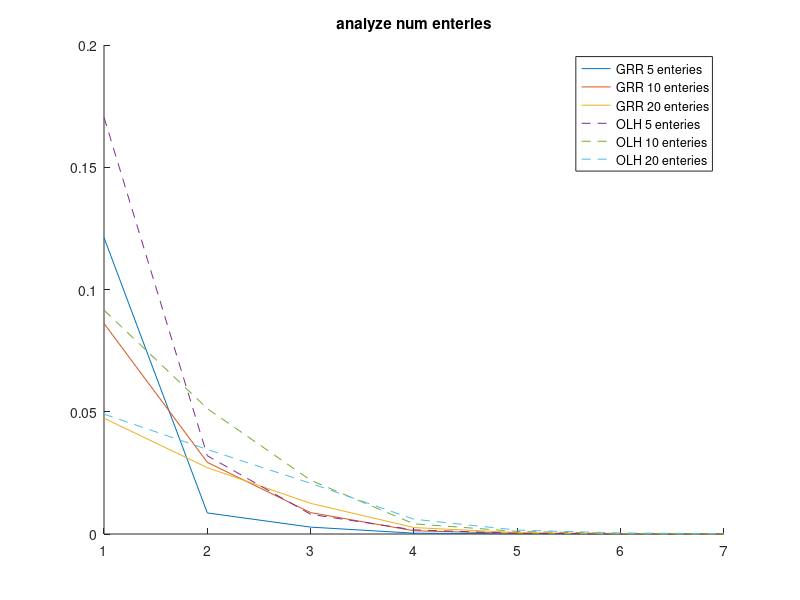

This chart was generated by the following MATLAB code:
clc
clear
load("GRR_f_est_epsilon_phoenix_100_5EE_V2.mat")
f_hat(size(all_f_est,1),size(all_f_est,2),size(all_f_est,3))=0;
for k=1:size(all_f_est,4)
    for i=1:size(all_f_est,1)
        for j=1:size(all_f_est,2)
            for e=1:size(all_f_est,3)
                f_hat(i,j,e)=f_hat(i,j,e)+all_f_est(i,j,e,k);
            end
        end
    end
end
f_hat=f_hat/size(all_f_est,4);
for e=1:size(all_f_est,3)
    for i=1:size(all_f_est,1)
        f_hat(i,:,e)=abs(f_hat(i,:,e))/(sum(abs(f_hat(i,:,e))));
    end
end
f_true_bar(size(all_f_est,1),size(all_f_est,2),size(all_f_est,3))=0;
for k=1:size(all_f_est,4)
    for i=1:size(all_f_est,1)
        for j=1:size(all_f_est,2)
            for e=1:size(all_f_est,3)
                f_true_bar(i,j,e)=f_true_bar(i,j,e)+all_f_truth(i,j,e,k);
            end
        end
    end
end
f_true_bar=f_true_bar/size(all_f_est,4);
for e=1:size(all_f_est,3)
    for i=1:size(all_f_est,1)
        f_true_bar(i,:,e)=(f_true_bar(i,:,e))/(sum(((f_true_bar(i,:,e)))));
    end
end
S(1,size(all_f_est,3))=0;
for e=1:size(all_f_est,3)
    for i=1:size(all_f_est,1)
        for j=1:size(all_f_est,2)
            S(1,e)=S(1,e)+(f_true_bar(i,j,e)-f_hat(i,j,e)).^2;
            f_true_bar(i,j,e)
            f_hat(i,j,e)
        end
    end
end
S=S/(size(f_est,1)*size(f_est,2));
figure(4)
clf
hold on
plot(S)
load("GRR_f_est_epsilon_phoenix_100_10EE_V2.mat")
f_hat(size(all_f_est,1),size(all_f_est,2),size(all_f_est,3))=0;
for k=1:size(all_f_est,4)
    for i=1:size(all_f_est,1)
        for j=1:size(all_f_est,2)
            for e=1:size(all_f_est,3)
                f_hat(i,j,e)=f_hat(i,j,e)+all_f_est(i,j,e,k);
            end
        end
    end
end
f_hat=f_hat/size(all_f_est,4);
for e=1:size(all_f_est,3)
    for i=1:size(all_f_est,1)
        f_hat(i,:,e)=abs(f_hat(i,:,e))/(sum(abs(f_hat(i,:,e))));
    end
end
f_true_bar(size(all_f_est,1),size(all_f_est,2),size(all_f_est,3))=0;
for k=1:size(all_f_est,4)
    for i=1:size(all_f_est,1)
        for j=1:size(all_f_est,2)
            for e=1:size(all_f_est,3)
                f_true_bar(i,j,e)=f_true_bar(i,j,e)+all_f_truth(i,j,e,k);
            end
        end
    end
end
f_true_bar=f_true_bar/size(all_f_est,4);
for e=1:size(all_f_est,3)
    for i=1:size(all_f_est,1)
        f_true_bar(i,:,e)=(f_true_bar(i,:,e))/(sum(((f_true_bar(i,:,e)))));
    end
end
S(1,size(all_f_est,3))=0;
for e=1:size(all_f_est,3)
    for i=1:size(all_f_est,1)
        for j=1:size(all_f_est,2)
            S(1,e)=S(1,e)+(f_true_bar(i,j,e)-f_hat(i,j,e)).^2;
            f_true_bar(i,j,e)
            f_hat(i,j,e)
        end
    end
end
S=S/(size(f_est,1)*size(f_est,2));
plot(S)
load("GRR_f_est_epsilon_phoenix_100_20EE_V2.mat")
f_hat(size(all_f_est,1),size(all_f_est,2),size(all_f_est,3))=0;
for k=1:size(all_f_est,4)
    for i=1:size(all_f_est,1)
        for j=1:size(all_f_est,2)
            for e=1:size(all_f_est,3)
                f_hat(i,j,e)=f_hat(i,j,e)+all_f_est(i,j,e,k);
            end
        end
    end
end
f_hat=f_hat/size(all_f_est,4);
for e=1:size(all_f_est,3)
    for i=1:size(all_f_est,1)
        f_hat(i,:,e)=abs(f_hat(i,:,e))/(sum(abs(f_hat(i,:,e))));
    end
end
f_true_bar(size(all_f_est,1),size(all_f_est,2),size(all_f_est,3))=0;
for k=1:size(all_f_est,4)
    for i=1:size(all_f_est,1)
        for j=1:size(all_f_est,2)
            for e=1:size(all_f_est,3)
                f_true_bar(i,j,e)=f_true_bar(i,j,e)+all_f_truth(i,j,e,k);
            end
        end
    end
end
f_true_bar=f_true_bar/size(all_f_est,4);
for e=1:size(all_f_est,3)
    for i=1:size(all_f_est,1)
        f_true_bar(i,:,e)=(f_true_bar(i,:,e))/(sum(((f_true_bar(i,:,e)))));
    end
end
S(1,size(all_f_est,3))=0;
for e=1:size(all_f_est,3)
    for i=1:size(all_f_est,1)
        for j=1:size(all_f_est,2)
            S(1,e)=S(1,e)+(f_true_bar(i,j,e)-f_hat(i,j,e)).^2;
            f_true_bar(i,j,e)
            f_hat(i,j,e)
        end
    end
end
S=S/(size(f_est,1)*size(f_est,2));
plot(S)
%finished GRR


load("OLH_f_est_epsilon_phoenix_100_5EE_V2.mat")
f_hat(size(all_f_est,1),size(all_f_est,2),size(all_f_est,3))=0;
for k=1:size(all_f_est,4)
    for i=1:size(all_f_est,1)
        for j=1:size(all_f_est,2)
            for e=1:size(all_f_est,3)
                f_hat(i,j,e)=f_hat(i,j,e)+all_f_est(i,j,e,k);
            end
        end
    end
end
f_hat=f_hat/size(all_f_est,4);
for e=1:size(all_f_est,3)
    for i=1:size(all_f_est,1)
        f_hat(i,:,e)=abs(f_hat(i,:,e))/(sum(abs(f_hat(i,:,e))));
    end
end
f_true_bar(size(all_f_est,1),size(all_f_est,2),size(all_f_est,3))=0;
for k=1:size(all_f_est,4)
    for i=1:size(all_f_est,1)
        for j=1:size(all_f_est,2)
            for e=1:size(all_f_est,3)
                f_true_bar(i,j,e)=f_true_bar(i,j,e)+all_f_truth(i,j,e,k);
            end
        end
    end
end
f_true_bar=f_true_bar/size(all_f_est,4);
for e=1:size(all_f_est,3)
    for i=1:size(all_f_est,1)
        f_true_bar(i,:,e)=(f_true_bar(i,:,e))/(sum(((f_true_bar(i,:,e)))));
    end
end
S(1,size(all_f_est,3))=0;
for e=1:size(all_f_est,3)
    for i=1:size(all_f_est,1)
        for j=1:size(all_f_est,2)
            S(1,e)=S(1,e)+(f_true_bar(i,j,e)-f_hat(i,j,e)).^2;
            f_true_bar(i,j,e)
            f_hat(i,j,e)
        end
    end
end
S=S/(size(f_est,1)*size(f_est,2));
% figure(1)
% clf
% hold on
plot(S,'LineStyle','--')
load("OLH_f_est_epsilon_phoenix_100_10EE_V2.mat")
f_hat(size(all_f_est,1),size(all_f_est,2),size(all_f_est,3))=0;
for k=1:size(all_f_est,4)
    for i=1:size(all_f_est,1)
        for j=1:size(all_f_est,2)
            for e=1:size(all_f_est,3)
                f_hat(i,j,e)=f_hat(i,j,e)+all_f_est(i,j,e,k);
            end
        end
    end
end
f_hat=f_hat/size(all_f_est,4);
for e=1:size(all_f_est,3)
    for i=1:size(all_f_est,1)
        f_hat(i,:,e)=abs(f_hat(i,:,e))/(sum(abs(f_hat(i,:,e))));
    end
end
f_true_bar(size(all_f_est,1),size(all_f_est,2),size(all_f_est,3))=0;
for k=1:size(all_f_est,4)
    for i=1:size(all_f_est,1)
        for j=1:size(all_f_est,2)
            for e=1:size(all_f_est,3)
                f_true_bar(i,j,e)=f_true_bar(i,j,e)+all_f_truth(i,j,e,k);
            end
        end
    end
end
f_true_bar=f_true_bar/size(all_f_est,4);
for e=1:size(all_f_est,3)
    for i=1:size(all_f_est,1)
        f_true_bar(i,:,e)=(f_true_bar(i,:,e))/(sum(((f_true_bar(i,:,e)))));
    end
end
S(1,size(all_f_est,3))=0;
for e=1:size(all_f_est,3)
    for i=1:size(all_f_est,1)
        for j=1:size(all_f_est,2)
            S(1,e)=S(1,e)+(f_true_bar(i,j,e)-f_hat(i,j,e)).^2;
            f_true_bar(i,j,e)
            f_hat(i,j,e)
        end
    end
end
S=S/(size(f_est,1)*size(f_est,2));
plot(S,'LineStyle','--')
load("OLH_f_est_epsilon_phoenix_100_20EE_V2.mat")
f_hat(size(all_f_est,1),size(all_f_est,2),size(all_f_est,3))=0;
for k=1:size(all_f_est,4)
    for i=1:size(all_f_est,1)
        for j=1:size(all_f_est,2)
            for e=1:size(all_f_est,3)
                f_hat(i,j,e)=f_hat(i,j,e)+all_f_est(i,j,e,k);
            end
        end
    end
end
f_hat=f_hat/size(all_f_est,4);
for e=1:size(all_f_est,3)
    for i=1:size(all_f_est,1)
        f_hat(i,:,e)=abs(f_hat(i,:,e))/(sum(abs(f_hat(i,:,e))));
    end
end
f_true_bar(size(all_f_est,1),size(all_f_est,2),size(all_f_est,3))=0;
for k=1:size(all_f_est,4)
    for i=1:size(all_f_est,1)
        for j=1:size(all_f_est,2)
            for e=1:size(all_f_est,3)
                f_true_bar(i,j,e)=f_true_bar(i,j,e)+all_f_truth(i,j,e,k);
            end
        end
    end
end
f_true_bar=f_true_bar/size(all_f_est,4);
for e=1:size(all_f_est,3)
    for i=1:size(all_f_est,1)
        f_true_bar(i,:,e)=(f_true_bar(i,:,e))/(sum(((f_true_bar(i,:,e)))));
    end
end
S(1,size(all_f_est,3))=0;
for e=1:size(all_f_est,3)
    for i=1:size(all_f_est,1)
        for j=1:size(all_f_est,2)
            S(1,e)=S(1,e)+(f_true_bar(i,j,e)-f_hat(i,j,e)).^2;
            f_true_bar(i,j,e)
            f_hat(i,j,e)
        end
    end
end
S=S/(size(f_est,1)*size(f_est,2));
plot(S,'LineStyle','--')
legend({'GRR 5 enteries','GRR 10 enteries','GRR 20 enteries','OLH 5 enteries','OLH 10 enteries','OLH 20 enteries'})
title('analyze num enteries')
